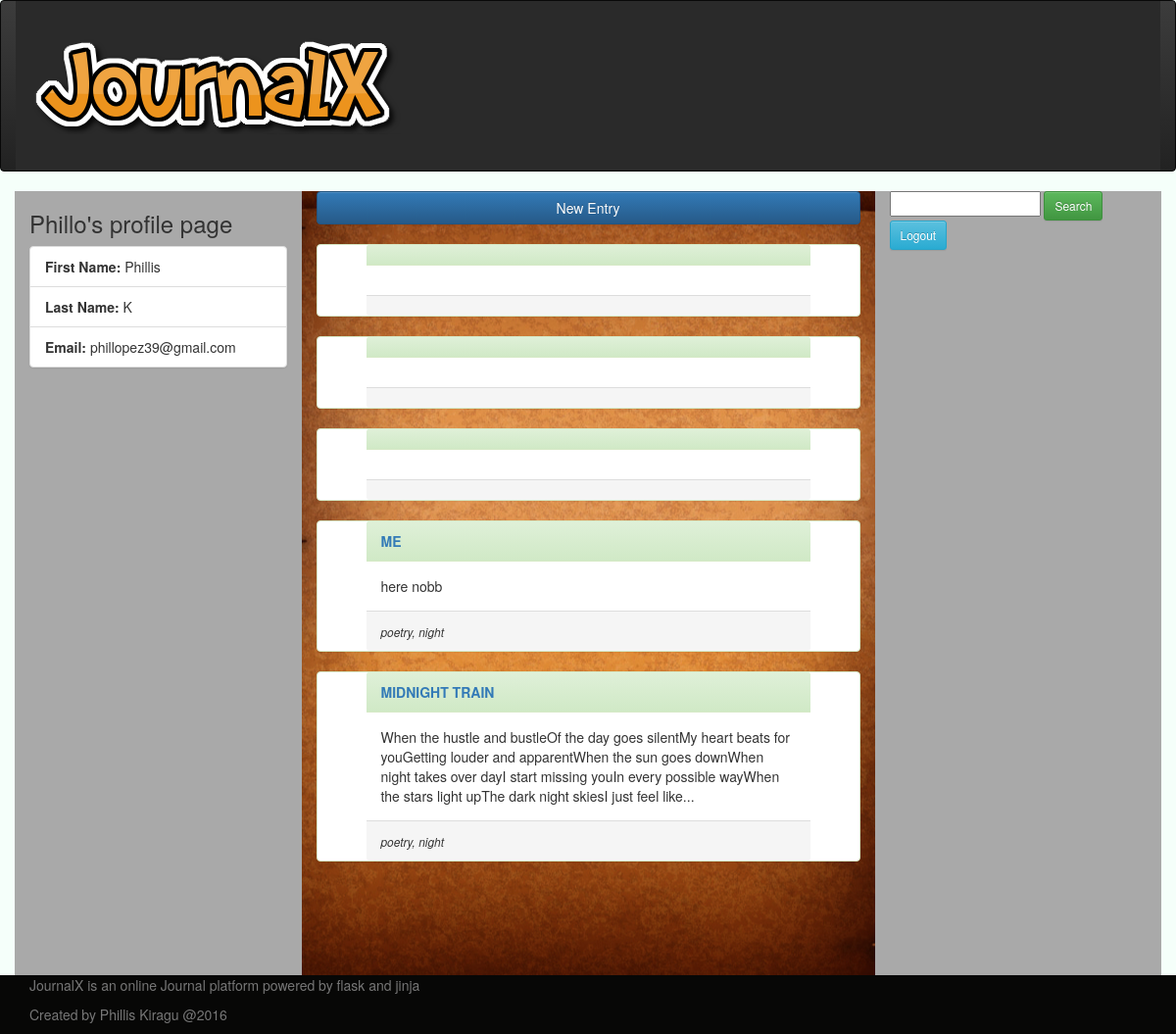
The app's page /profile/ (signed in) with its own data.
### app/mod_main/models.py (models this page shows, shortened)
class Base(db.Model):
    __abstract__ = True
    date_created = db.Column(db.DateTime,  default=db.func.current_timestamp())
    date_modified = db.Column(db.DateTime,  default=db.func.current_timestamp(), onupdate=db.func.current_timestamp())

class User(UserMixin, Base):
    __tablename__ = 'user'
    id = db.Column(db.Integer, primary_key=True)
    firstname = db.Column(db.String(128), nullable=False)
    lastname = db.Column(db.String(128), nullable=False)
    username = db.Column(db.String(128), nullable=False)
    email = db.Column(db.String(128), nullable=False, unique=True)
    password = db.Column(db.String(192), nullable=False)
    @property
    def is_authenticated(self):
        return True

class Journal(Base):
    __tablename__ = 'journal'
    __searchable__ = ['body', 'title', 'tags']
    id = db.Column(db.Integer, primary_key=True)
    title = db.Column(db.String(200), nullable=False)
    body = db.Column(db.String(1000), nullable=False)
    tags = db.Column(db.String(50),  db.ForeignKey('tags.tagname'), nullable=True)
    user_id = db.Column(db.Integer, db.ForeignKey('user.id'))
    user = db.relationship('User')

### app/mod_main/controllers.py (the view)
@mod_main.route('/profile/')
@login_required
def profile():
    user = g.user
    if user is None:
        return redirect(url_for('main.index'))
    else:
        entries = Journal.query.filter_by(user_id=current_user.id).order_by(Journal.date_created.desc())
        return render_template('main/profile.html', entries=entries, user=user)

### app/mod_main/forms.py
class SearchForm(Form):
    search = StringField('search', validators=[DataRequired()])

### app/mod_auth/controllers.py (called while the page is built)
@lm.user_loader
def load_user(id):
    return User.query.get(int(id))

@app.before_request
def before_request():
    g.user = current_user
    if g.user.is_authenticated:
        g.search_form = SearchForm()

### app/templates/main/profile.html
{% extends "main/base.html" %}
{% block content %}
    <div class="row-fluid">
        <div class="col-lg-3 left-side">
            {% block left_content %}
                <h3>{{ user.username }}'s profile page</h3>
                <ul class="list-group">
                    <li class="list-group-item"><b>First Name: </b>{{ user.firstname|title }}</li>
                    <li class="list-group-item"><b>Last Name: </b>{{ user.lastname|title }}</li>
                    <li class="list-group-item"><b>Email: </b>{{ user.email|lower }} </li>
                </ul>
            {% endblock %}
        </div>
        <div id="center-side-id4" class="col-lg-6 center-side">
            {% block center_content %}
                <div class="btn-group">
                    <a class="btn btn-primary btn-group-justified" href="{{ url_for('main.JournalEntry') }}"> New Entry</a>
                </div>
                {% for entry in entries %}
                    <div class="panel panel-success">
                        <div class="panel-heading"><a href="{{ url_for('main.view_entry',id=entry.id) }}"><b>{{ entry.title|upper }}</b></a></div>
                        <div class="panel-body">{{ entry.body|truncate }}</div>
                        <div class="panel-footer"><i><small>{{ entry.tags }}</small></i></div>
                    </div>
                {% endfor %}
            {% endblock %}
        </div>
        <div class="col-lg-3 right-side">
            {% block right_content %}
                {{ super() }}
            {% endblock %}
        </div>
    </div>
{% endblock %}

### app/templates/main/base.html (shortened to what this page needs)
<!DOCTYPE html>
<html lang="en">
<head>
    <link rel="stylesheet" href="https://maxcdn.bootstrapcdn.com/bootstrap/3.3.6/css/bootstrap.min.css"
>
    <link rel="stylesheet" href="https://maxcdn.bootstrapcdn.com/bootstrap/3.3.6/css/bootstrap-theme.min.css"
>
    <link rel="stylesheet" type="text/css" href="{{ url_for('static', filename='css/main.css') }}">
</head>
<body>
{% block navbar %}
    <nav class="navbar navbar-inverse">
        <div class="container-fluid">
        <div class="nav navbar-header">
           <a class="navbar-brand" href="{{ url_for('main.index') }}"> <img src="{{ url_for('static', filename = 'media/logo.png') }}" alt="JournalX"></a>
        </div>
        </div>
    </nav>
{% endblock %}
<div class="container-fluid">
    {% block content %}
                {% block right_content %}
                    <div >
                    {% if g.user.is_authenticated %}
                        <form style="display: inline;" action="{{ url_for('main.search') }}" method="post"
                              name="search">
                            {{ g.search_form.hidden_tag() }} {{ g.search_form.search(size=17) }}
                            <input class="btn btn-success btn-sm" type="submit" value="Search">
                        </form>
                        <a class="btn btn-info btn-sm" href="{{ url_for('auth.logout') }}">Logout</a>
                    {% endif %}
                </div>
                {% endblock %}
    {% endblock %}
</div>
<footer class="footer">
    <div class="container">
        <p class="text-muted">JournalX is an online Journal platform powered by flask and jinja</p>
        <p class="text-muted">Created by Phillis Kiragu @2016</p>
    </div>
</footer>
</body>
</html>

### app/static/css/main.css (style rules this page uses)
body, html { height: 100%; background-size:cover; background-color: mintcream; }
.nav { background-color: #2a2a2a; }
.navbar-header { float: left; padding: 15px; text-align: center; width: 100%; }
.navbar-brand { float: none; font-size: large; }
.left-side { background-color: darkgray; height: 100vh; }
.center-side { background-image: url("../media/background1.jpg"); background-attachment: fixed; background-position: center, center; height: 100vh; }
.right-side { background-color: darkgray; height: 100vh; }
.footer { bottom: 0; width: 100%; height: 60px; background-color: #070706; margin-bottom: 0; }
.center-side .panel { margin-top: 20px; padding-left: 50px; padding-right: 50px; height: 100%; }
#center-side-id4 .panel { height: auto; }

### records on screen
User: username "Phillo", firstname "Phillis", lastname "K", email "phillopez39@gmail.com"
Journal: title "ME", body "here nobb", tags "poetry, night"
Journal: title "MIDNIGHT TRAIN", body "When the hustle and bustleOf the day goes silentMy heart beats for youGetting louder and apparentWhen the sun goes downWhen night takes over dayI start missing youIn every possible wayWhen the stars light upThe dark night skiesI just feel like...", tags "poetry, night"
